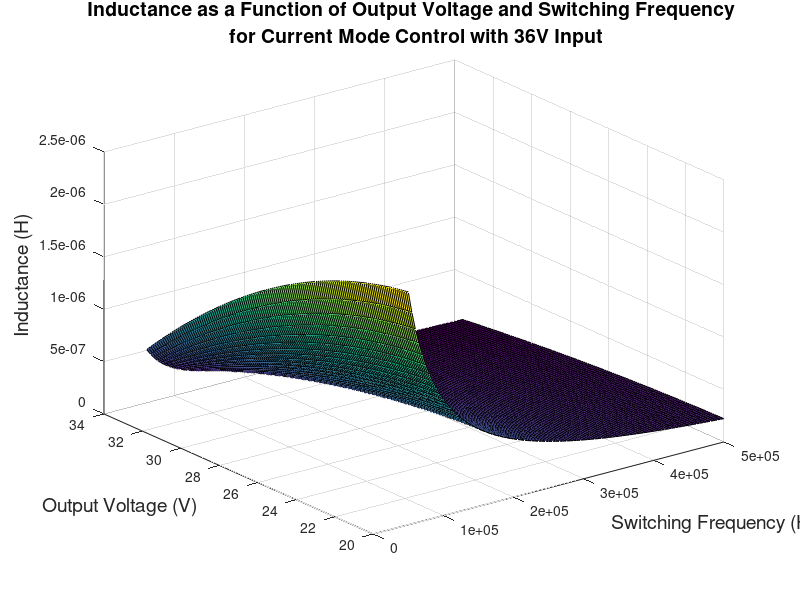
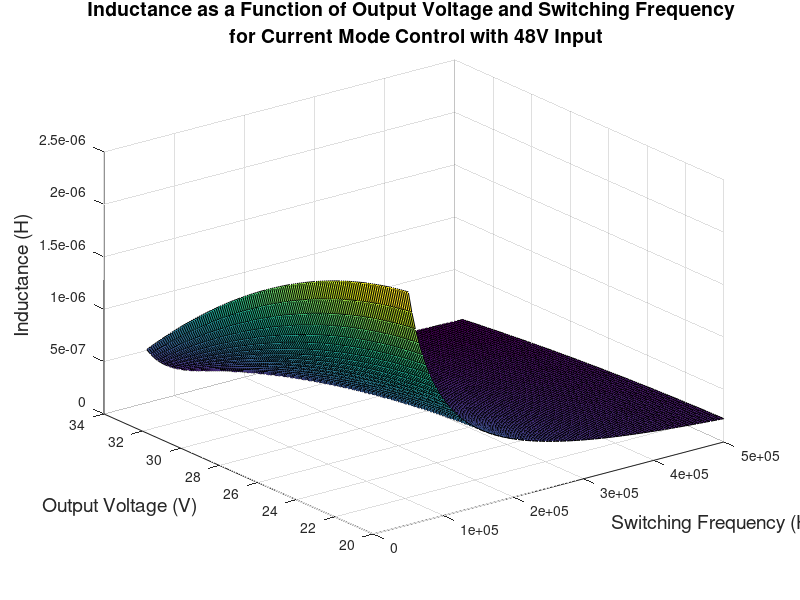
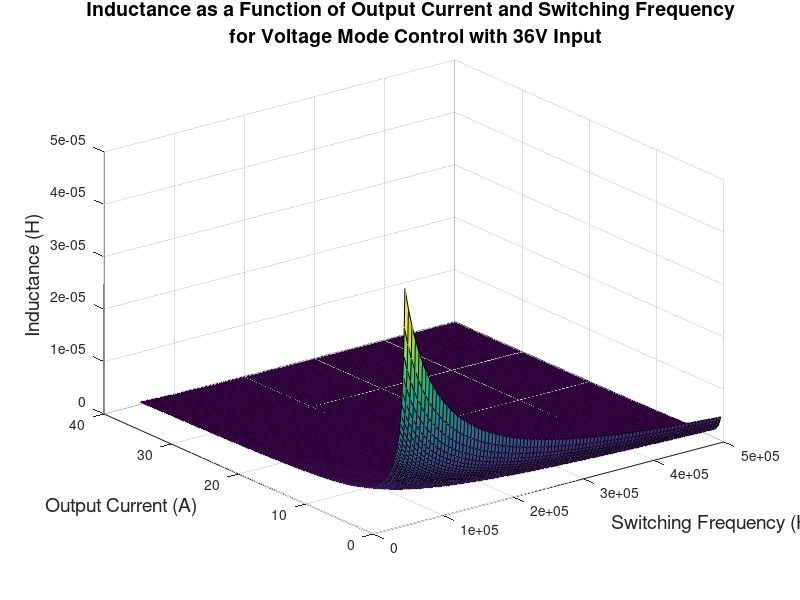
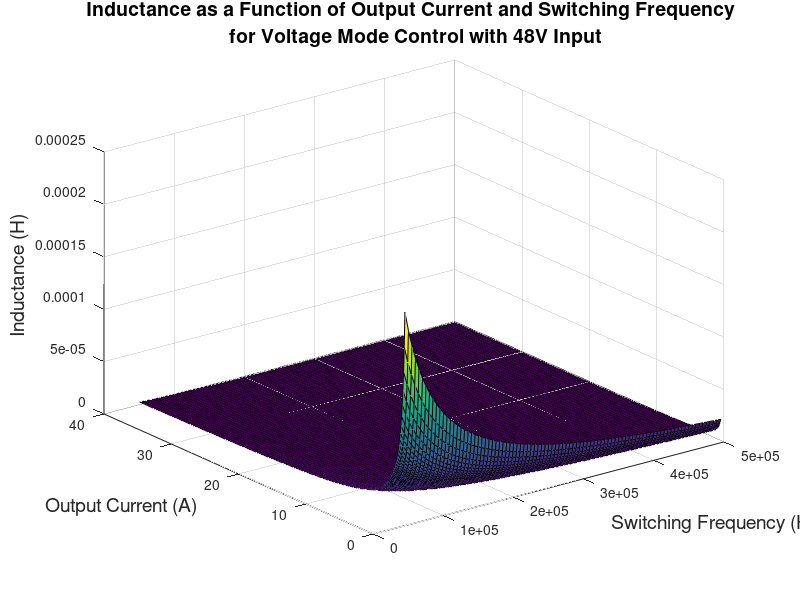

These charts were generated, in order, by the following MATLAB code:
clc; close all; clear all;
% Case 1A: 36V input, Current Mode Control, 40A output

Vs = 36; % Source Voltage
Vo = [20:0.1:33.6]; %Output voltage
Io = 40; % Output Current
f = [50000:5000:500000]; % Switching Frequency

Lmin = zeros(columns(Vo),columns(f));

for i = 1:columns(Vo)
  for j = 1:columns(f)
    Lmin(i,j) = ((1-(Vo(1,i)/Vs))*(Vo(1,i)/Io))/(2*f(1,j));
  endfor
endfor
length(Vo)
length(f)
surf(f,Vo,Lmin)
xlabel("Switching Frequency (Hz)", "fontsize", 14);
ylabel("Output Voltage (V)", "fontsize" , 14);
zlabel("Inductance (H)", "fontsize", 14);
title("Inductance as a Function of Output Voltage and Switching Frequency \n for Current Mode Control with 36V Input", "fontsize", 14);

figure();

%----------------------------------------------------------
% Case 1B: 48V input, Current Mode Control, 40A output

Vs = 36; % Source Voltage
Vo = [20:0.1:33.6]; %Output voltage
Io = 40; % Output Current
f = [50000:5000:500000]; % Switching Frequency

Lmin = zeros(columns(Vo),columns(f));

for i = 1:columns(Vo)
  for j = 1:columns(f)
    Lmin(i,j) = ((1-(Vo(1,i)/Vs))*(Vo(1,i)/Io))/(2*f(1,j));
  endfor
endfor
length(Vo)
length(f)
surf(f,Vo,Lmin)
xlabel("Switching Frequency (Hz)", "fontsize", 14);
ylabel("Output Voltage (V)", "fontsize" , 14);
zlabel("Inductance (H)", "fontsize", 14);
title("Inductance as a Function of Output Voltage and Switching Frequency \n for Current Mode Control with 48V Input", "fontsize", 14);

figure();

%----------------------------------------------------------
% Case 2A: 36V Input, Voltage Mode Control, 33.6V Output

Vs = 36; % Source Voltage
Vo = 33.6; %Output voltage
Io = [0.5:0.1:40]; % Output Current
f = [50000:5000:500000]; % Switching Frequency

Lmin = zeros(columns(Io),columns(f));

for i = 1:columns(Io)
  for j = 1:columns(f)
    Lmin(i,j) = ((1-(Vo/Vs))*(Vo/Io(1,i)))/(2*f(1,j));
  endfor
endfor
length(Io)
length(f)
surf(f,Io,Lmin)
xlabel("Switching Frequency (Hz)", "fontsize", 14);
ylabel("Output Current (A)", "fontsize" , 14);
zlabel("Inductance (H)", "fontsize", 14);
title("Inductance as a Function of Output Current and Switching Frequency \n for Voltage Mode Control with 36V Input", "fontsize", 14);

figure();

%----------------------------------------------------------
% Case 2B: 48V Input, Voltage Mode Control, 33.6V Output

Vs = 48; % Source Voltage
Vo = 33.6; %Output voltage
Io = [0.5:0.1:40]; % Output Current
f = [50000:5000:500000]; % Switching Frequency

Lmin = zeros(columns(Io),columns(f));

for i = 1:columns(Io)
  for j = 1:columns(f)
    Lmin(i,j) = ((1-(Vo/Vs))*(Vo/Io(1,i)))/(2*f(1,j));
  endfor
endfor
length(Io)
length(f)
surf(f,Io,Lmin)
xlabel("Switching Frequency (Hz)", "fontsize", 14);
ylabel("Output Current (A)", "fontsize" , 14);
zlabel("Inductance (H)", "fontsize", 14);
title("Inductance as a Function of Output Current and Switching Frequency \n for Voltage Mode Control with 48V Input", "fontsize", 14);
